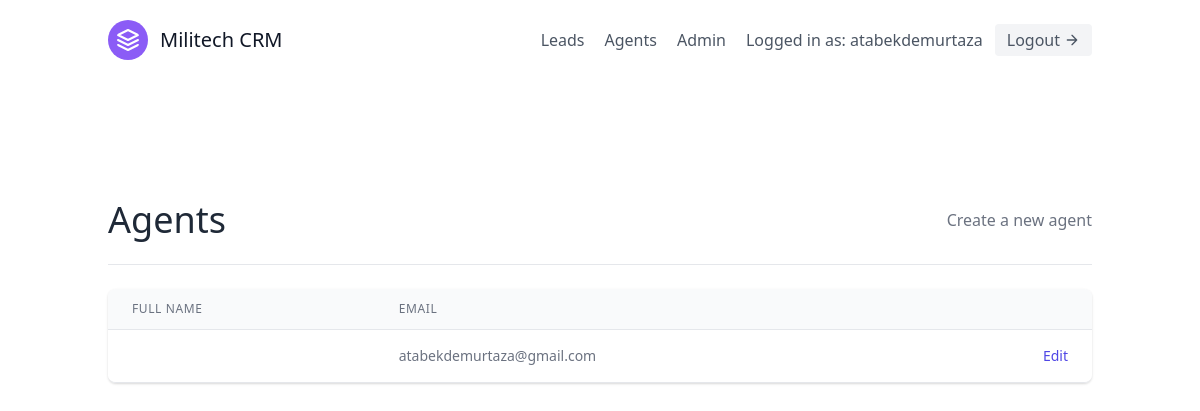
Screenshot of /agents/ (signed in) with the database file from the repository.
### leads/models.py (models this page shows, shortened)
class User(AbstractUser):
    is_organisor = models.BooleanField(default=True)
    is_agent     = models.BooleanField(default=False)

class Agent(models.Model):
    user = models.OneToOneField(User, on_delete=models.CASCADE)
    organisation = models.ForeignKey(UserProfile, on_delete=models.CASCADE)

### agents/views.py (the view)
# urls.py: path('', AgentListView.as_view(), name='agent-list'),
class AgentListView(OrganisorAndLoginRequiredMixin, generic.ListView):
    template_name = 'agents/agent_list.html'
    def get_queryset(self):
        organisation = self.request.user.userprofile
        return Agent.objects.filter(organisation=organisation)

### agents/mixins.py (called while the page is built)
    def dispatch(self, request, *args, **kwargs):
        if not request.user.is_authenticated or not request.user.is_organisor:
            return redirect("leads:lead-list")
        return super().dispatch(request, *args, **kwargs)

### agents/templates/agents/agent_list.html (shortened to what this page needs)
{% extends 'base.html' %}
{% block content %}
<section class="text-gray-700 body-font">
    <div class="container px-5 py-24 mx-auto flex flex-wrap">
        <div class="w-full mb-6 py-6 flex justify-between items-center border-b border-gray-200">
            <div>
                <h1 class="text-4xl text-gray-800">Agents</h1>
            </div>
            <div>
                <a class="text-gray-500 hover:text-blue-500" href="{% url 'agents:agent-create' %}">Create a new agent</a>
            </div>
        </div>
        <div class="flex flex-col w-full">
            <div class="-my-2 overflow-x-auto sm:-mx-6 lg:-mx-8">
            <div class="py-2 align-middle inline-block min-w-full sm:px-6 lg:px-8">
                <div class="shadow overflow-hidden border-b border-gray-200 sm:rounded-lg">
                <table class="min-w-full divide-y divide-gray-200">
                    <thead class="bg-gray-50">
                        <tr>
                            <th scope="col" class="px-6 py-3 text-left text-xs font-medium text-gray-500 uppercase tracking-wider">
                            Full Name
                            </th>
                            <th scope="col" class="px-6 py-3 text-left text-xs font-medium text-gray-500 uppercase tracking-wider">
                            Email
                            </th>
                            <th scope="col" class="relative px-6 py-3">
                            </th>
                        </tr>
                    </thead>
                    <tbody>
                        {% for agent in object_list %}
                            <tr class="bg-white">
                                <td class="px-6 py-4 whitespace-nowrap text-sm font-medium text-gray-900">
                                </td>
                                <td class="px-6 py-4 whitespace-nowrap text-sm text-gray-500">
                                    {{ agent.user.email }}
                                </td>
                                <td class="px-6 py-4 whitespace-nowrap text-right text-sm font-medium">
                                    <a href="{% url 'agents:agent-update' agent.pk %}" class="text-indigo-600 hover:text-indigo-900">
                                        Edit
                                    </a>
                                </td>
                            </tr>
                        {% empty %}
                        <p>There are currently no agents</p>
                        {% endfor %}
                    </tbody>
                </table>
                </div>
            </div>
            </div>
        </div>
    </div>
    </section>
{% endblock %}

### templates/navbar.html (shortened to what this page needs)
<header class="text-gray-600 body-font">
    <div class="container mx-auto flex flex-wrap p-5 flex-col md:flex-row items-center">
        <a class="flex title-font font-medium items-center text-gray-900 mb-4 md:mb-0">
            <svg xmlns="http://www.w3.org/2000/svg" fill="none" stroke="currentColor" stroke-linecap="round"
                stroke-linejoin="round" stroke-width="2" class="w-10 h-10 text-white p-2 bg-purple-500 rounded-full"
                viewBox="0 0 24 24">
                <path d="M12 2L2 7l10 5 10-5-10-5zM2 17l10 5 10-5M2 12l10 5 10-5"></path>
            </svg>
            <span class="ml-3 text-xl">Militech CRM</span>
        </a>
        <nav class="md:ml-auto flex flex-wrap items-center text-base justify-center">
            {% if not request.user.is_authenticated %}
                <a href="{% url 'signup' %}" class="mr-5 hover:text-gray-900">Sign up</a>
            {% else %}
                <a href="{% url 'leads:lead-list' %}" class="mr-5 hover:text-gray-900">Leads</a>
                {% if request.user.is_organisor  %}
                    <a href="{% url 'agents:agent-list' %}" class="mr-5 hover:text-gray-900">Agents</a>
                    <a href="/admin/" class="mr-5 hover:text-gray-900">Admin</a>
                {% endif %}
            {% endif %}
        </nav>
        {% if request.user.is_authenticated %}
            Logged in as: {{request.user.username}}
            <a href="{% url 'logout' %}" class="ml-3 inline-flex items-center bg-gray-100 border-0 py-1 px-3 focus:outline-none hover:bg-gray-200 rounded text-base mt-4 md:mt-0">
                Logout
                <svg fill="none" stroke="currentColor" stroke-linecap="round" stroke-linejoin="round" stroke-width="2"
                    class="w-4 h-4 ml-1" viewBox="0 0 24 24">
                    <path d="M5 12h14M12 5l7 7-7 7"></path>
                </svg>
            </a>
        {% endif %}
    </div>
</header>

### rows the page displays
User: user.username "atabekdemurtaza"
Agent: user.email "atabekdemurtaza@gmail.com"
